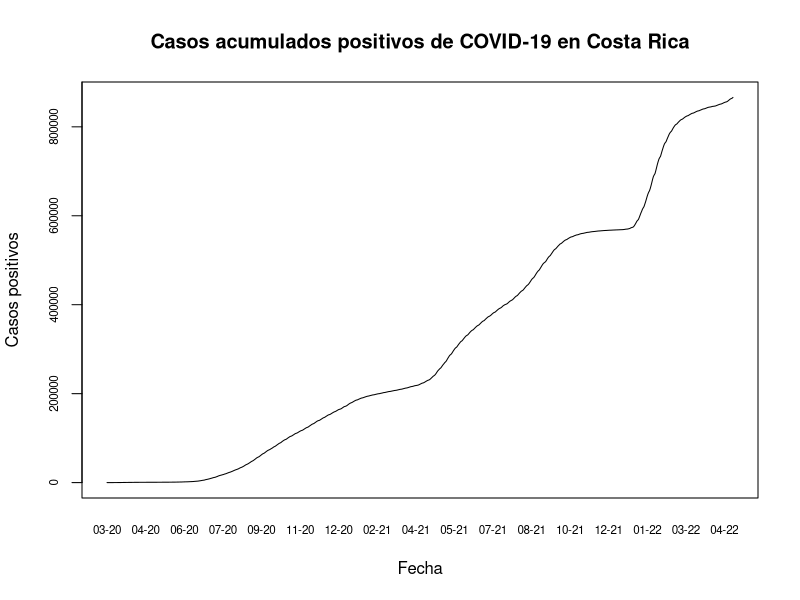
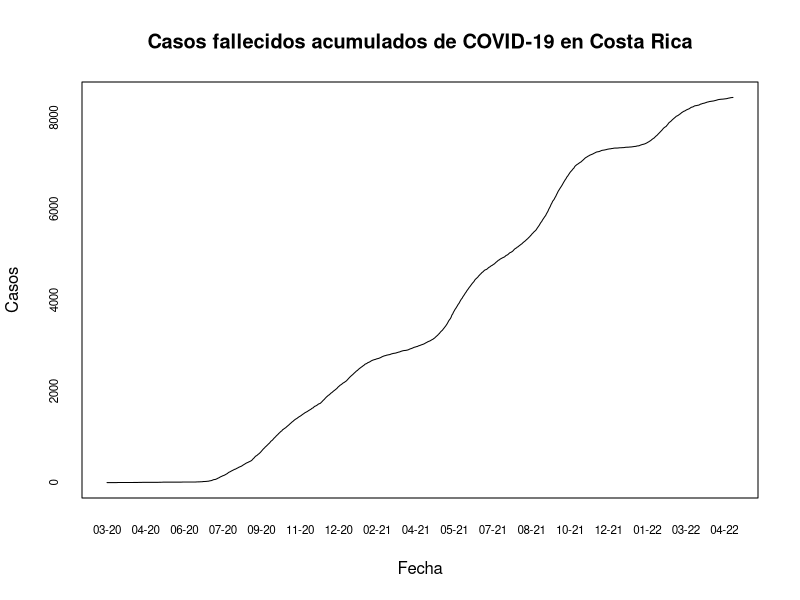
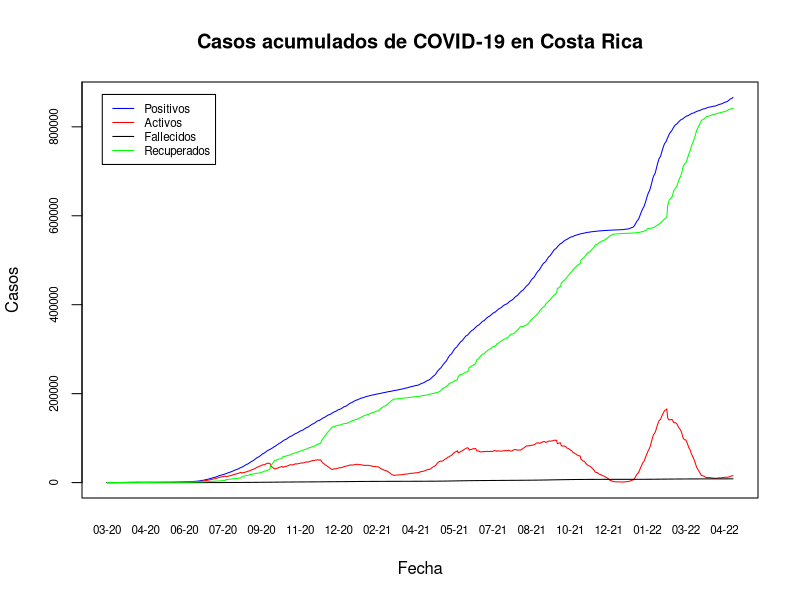
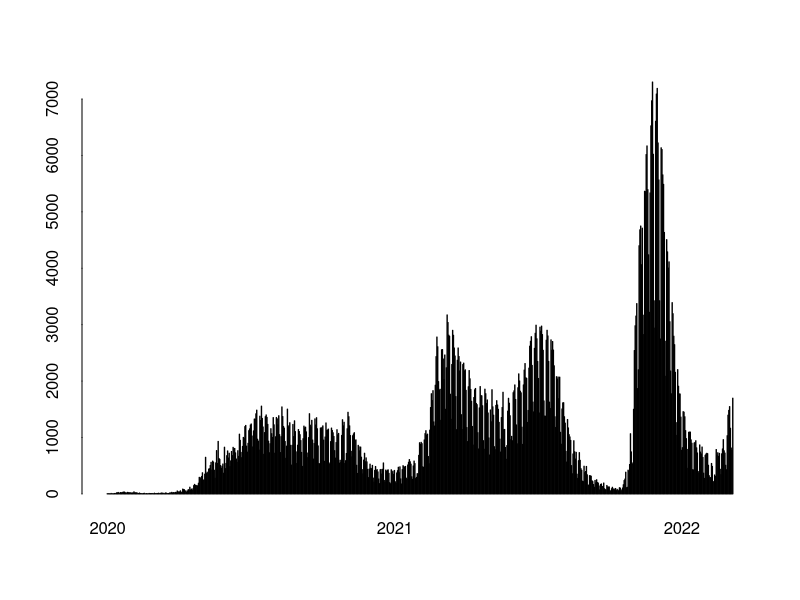
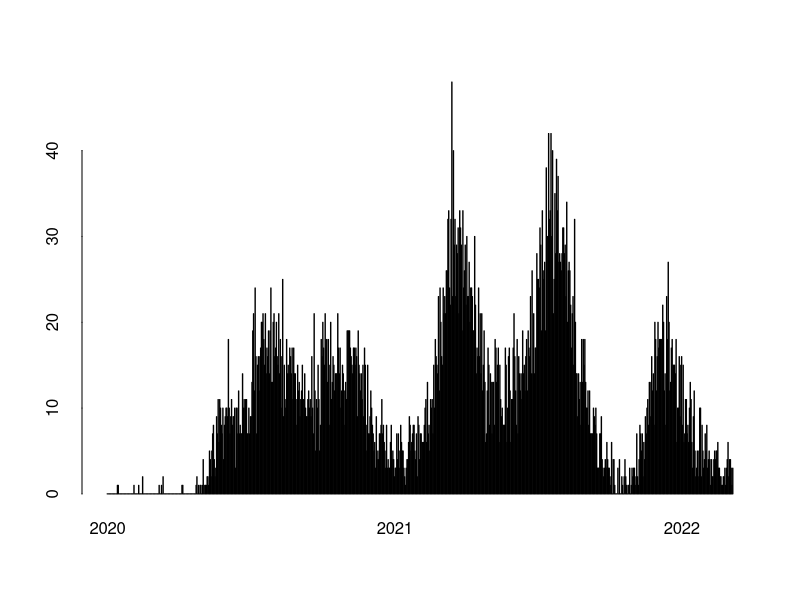
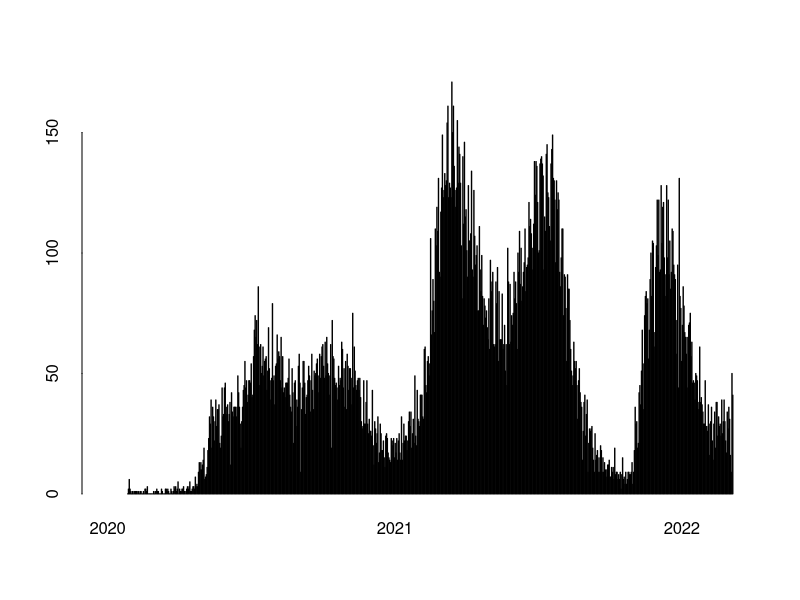

The R source for these figures, in order:
## ---- chunk 1
knitr::opts_chunk$set(echo = TRUE)
## ---- chunk 2
covid <- read.csv(file = "05_10_22_CSV_GENERAL.csv", sep = ";")
## ---- chunk 3
options(scipen = 7)
## ---- chunk 4
covid$FECHA <- as.Date(covid$FECHA, format = "%d/%m/%Y")
## ---- chunk 5
plot(
  covid$FECHA,
  covid$positivos,
  type = "l",
  xaxt = "n",
  yaxt = "n",
  main = "Casos acumulados positivos de COVID-19 en Costa Rica",
  xlab = "Fecha",
  ylab = "Casos positivos"
)

# Formato del eje x
axis(
  side = 1,
  covid$FECHA,
  tick = FALSE,
  format(covid$FECHA, "%m-%y"),
  cex.axis = 0.7
)

# Formato del eje y
axis(
  side = 2,
  covid$positivos,
  labels = TRUE,  
  at = seq(0, 1000000, by = 200000),
  cex.axis = 0.7
)
## ---- chunk 6
plot(
  covid$FECHA,
  covid$fallecidos,
  type = "l",
  xaxt = "n",
  yaxt = "n",
  main = "Casos fallecidos acumulados de COVID-19 en Costa Rica",
  xlab = "Fecha",
  ylab = "Casos"
)
# Formato del eje X
axis(side = 1,
     covid$FECHA,
     tick = FALSE,
     format(covid$FECHA, "%m-%y"),
     cex.axis = 0.7)
# Formato del eje Y
axis(
  side = 2,
  covid$fallecidos,
  labels = TRUE,  
  at = seq(0, 10000, by = 2000),
  cex.axis = 0.7
)
## ---- chunk 7
plot(
  covid$FECHA,
  covid$positivos,
  type = "l",
  xaxt = "n",
  yaxt = "n",
  main = "Casos acumulados de COVID-19 en Costa Rica",
  xlab = "Fecha",
  ylab = "Casos",
  col = "blue"
)

# Casos activos
lines(covid$FECHA, covid$activos, col="red")

# Casos fallecidos
lines(covid$FECHA, covid$fallecidos, col="black")

# Casos recuperados
lines(covid$FECHA, covid$RECUPERADOS, col="green")

# Leyenda
legend(
  x = "topleft",
  inset = 0.03,
  legend = c("Positivos", "Activos", "Fallecidos", "Recuperados"),
  col = c("blue", "red", "black", "green"),
  lty = 1,
  cex = 0.7)

# Formato del eje X
axis(side = 1,
     covid$FECHA,
     tick = FALSE,
     format(covid$FECHA, "%m-%y"),
     cex.axis = 0.7)

# Formato del eje Y
axis(
  side = 2,
  covid$positivos,
  labels = TRUE,  
  at = seq(0, 1000000, by = 200000),
  cex.axis = 0.7
)
## ---- chunk 8
barplot(
  height=covid$nue_posi,
  names.arg=format(covid$FECHA, "%Y"),
  ann = FALSE, 
  bty = "n", 
  tck = 0, 
  xaxt = "n",
  space = 1,
  main="Casos positivos por día",
  xlab = "Fecha",
  ylab = "Casos positivos",
  col = "blue"
)

# Fechas minima y máxima
x_min <- min(covid$FECHA)
x_max <- max(covid$FECHA)

# Formato del eje X
axis(
  side = 1,
  at = match(seq(as.Date(x_min), x_max, "years"), covid$FECHA) * (1 + 1),
  labels = format(seq(as.Date(x_min), x_max, "years"), "%Y"),
  lwd = 0)
## ---- chunk 9
barplot(
  height=covid$nue_falleci,
  names.arg=format(covid$FECHA, "%Y"),
  ann = FALSE, 
  bty = "n", 
  tck = 0, 
  xaxt = "n",
  space = 1,
  main ="Casos fallecidos por día",
  xlab = "Fecha",
  ylab = "Casos fallecidos",
  col = "black"
)

# Fechas minima y máxima
x_min <- min(covid$FECHA)
x_max <- max(covid$FECHA)

# Formato del eje X
axis(
  side = 1,
  at = match(seq(as.Date(x_min), x_max, "years"), covid$FECHA) * (1 + 1),
  labels = format(seq(as.Date(x_min), x_max, "years"), "%Y"),
  lwd = 0)
## ---- chunk 10
barplot(
  height=covid$nue_hospi,
  names.arg=format(covid$FECHA, "%Y"),
  ann = FALSE, 
  bty = "n", 
  tck = 0, 
  xaxt = "n",
  space = 1,
  main ="Casos nuevos hospitalizados por día",
  xlab = "Fecha",
  ylab = "Casos",
  col = "black"
)
# Fechas minima y máxima
x_min <- min(covid$FECHA)
x_max <- max(covid$FECHA)

# Formato del eje X
axis(
  side = 1,
  at = match(seq(as.Date(x_min), x_max, "years"), covid$FECHA) * (1 + 1),
  labels = format(seq(as.Date(x_min), x_max, "years"), "%Y"),
  lwd = 0)
